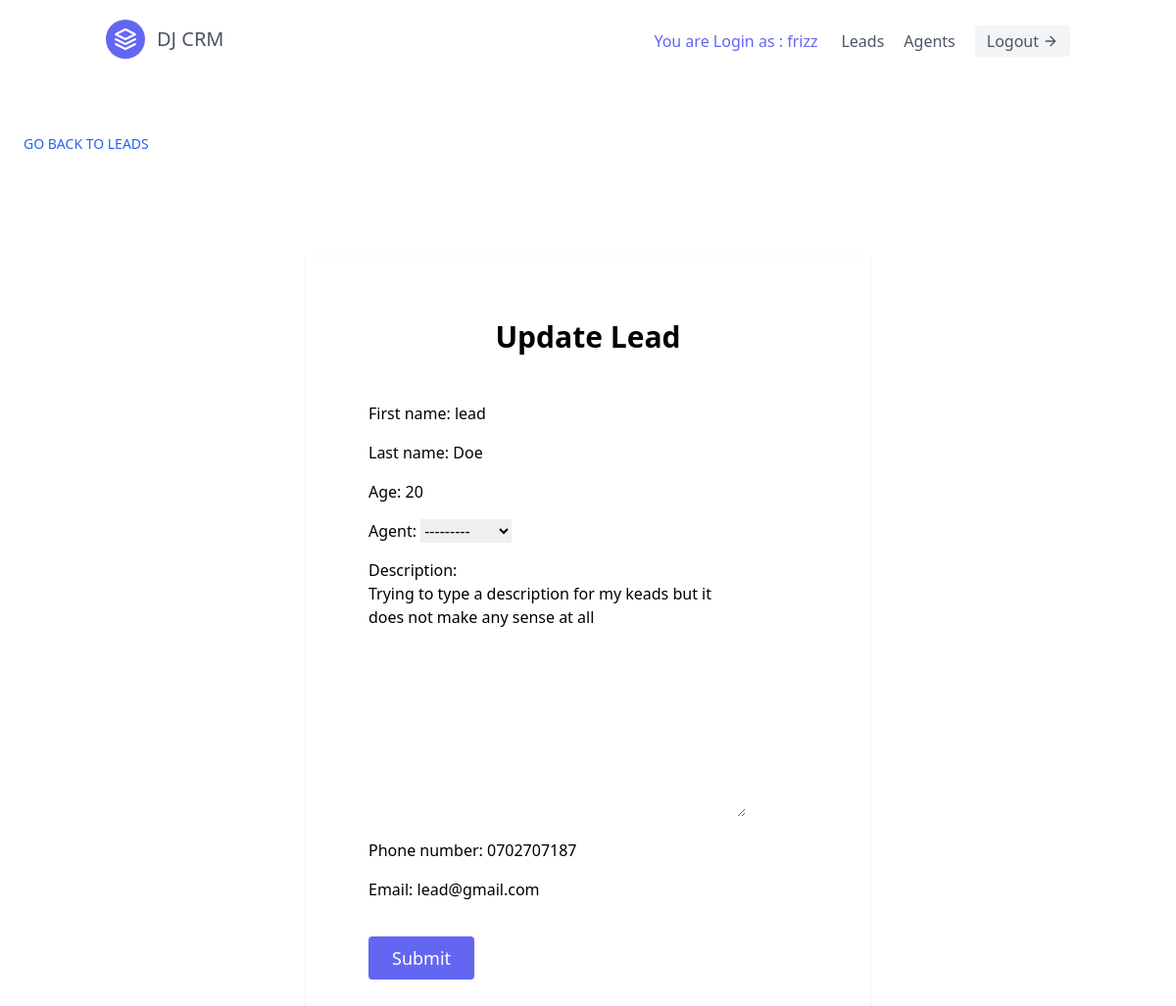
Page /leads/update/1/ (signed in) on the committed database.
### leads/models.py (models this page shows, shortened)
class User(AbstractUser):
    is_agent = models.BooleanField(default=False)
    is_organiser = models.BooleanField(default=True)

class Lead(models.Model):
    first_name = models.CharField(max_length=20)
    last_name = models.CharField(max_length=20)
    age = models.IntegerField(default=0)
    organisation = models.ForeignKey(UserProfile, on_delete=models.CASCADE)
    agent = models.ForeignKey(
        'Agent', blank=True, null=True, on_delete=models.SET_NULL)
    category = models.ForeignKey(
        'Category', related_name='leads', on_delete=models.SET_NULL, blank=True, null=True)
    description = models.TextField()
    date_added = models.DateTimeField(auto_now_add=True)
    phone_number = models.CharField(max_length=20)
    email = models.EmailField()

### leads/views.py (the view, shortened to what this page needs)
# urls.py: path('update/<str:pk>/', views.Leads_Update_View.as_view(), name='update'),
class Leads_Update_View(LoginRequiredMixin, UpdateView):
    template_name = 'lead_update.html'
    form_class = LeadForm
    context_object_name = 'lead'
    def get_queryset(self):
        user = self.request.user
        if user.is_organiser:
            queryset = Lead.objects.filter(organisation=user.userprofile)
        else:
            queryset = Lead.objects.filter(
                organisation=user.agent.organisation)
            queryset = Lead.objects.filter(agent__user=user)
        return queryset

### leads/forms.py
class LeadForm(forms.ModelForm):
    class Meta:
        model = Lead
        fields = ['first_name', 'last_name', 'age', 'agent',
                  'description', 'phone_number', 'email']

### leads/models.py (called while the page is built)
    def __str__(self):
        return self.user.username

### leads/templates/lead_update.html (shortened to what this page needs)
{% extends './base.html' %}
{% load tailwind_filters %}
{% block content %}
<a href="{% url 'leads:leads' %}"
    class="inline-block px-6 py-2.5 bg-transparent text-blue-600 font-medium text-sm leading-tight uppercase rounded hover:bg-gray-100 focus:text-blue-700 focus:bg-gray-100 focus:outline-none focus:ring-0 active:bg-gray-200 active:text-blue-800 transition duration-300 ease-in-out mt-12">Go
    back to leads</a>
<section class="mx-auto max-w-xl px-4 py-16 sm:px-6 lg:px-8 shadow my-24">
    <h1 class="text-2xl font-bold sm:text-3xl text-center mb-12">Update Lead</h1>
    <form action="" method="post" class="mx-auto mt-8 mb-0 max-w-md space-y-4">
        {{form|crispy}}
        <section>
            <button type="submit"
                class="inline-flex text-white bg-indigo-500 border-0 py-2 px-6 focus:outline-none hover:bg-indigo-600 rounded text-lg mt-5">Submit</button>
        </section>
    </form>
</section>
{% endblock%}

### templates/navbar.html (shortened to what this page needs)
<header class="text-gray-600 body-font">
  <div class="container mx-auto flex flex-wrap p-5 flex-col md:flex-row items-center">
    <a class="flex title-font font-medium items-center text-gray-900 mb-4 md:mb-0">
      <svg xmlns="http://www.w3.org/2000/svg" fill="none" stroke="currentColor" stroke-linecap="round"
        stroke-linejoin="round" stroke-width="2" class="w-10 h-10 text-white p-2 bg-indigo-500 rounded-full"
        viewBox="0 0 24 24">
        <path d="M12 2L2 7l10 5 10-5-10-5zM2 17l10 5 10-5M2 12l10 5 10-5"></path>
      </svg>
      <a href="{% url 'home' %}" class="ml-3 text-xl">DJ CRM</a>
    </a>
    <nav class="md:ml-auto flex flex-wrap items-center text-base justify-center sm:mt-4 md:mt-1">
      {% if request.user.is_authenticated %}
      <section class="flex flex-wrap items-center text-base justify-center mt-4 md:mt-0">
        <h1 class="mr-6 text-indigo-500 ">You are Login as : {{request.user.username}}</h1>
        <a href="{% url 'leads:leads'%}" class="mr-5 hover:text-gray-900">Leads</a>
        {% if request.user.is_organiser %}
        <a href="{% url 'agents:agents_list'%}" class="mr-5 hover:text-gray-900">Agents</a>
        {% endif %}
        <a href="{% url 'logout'%}"
          class="inline-flex items-center bg-gray-100 border-0 py-1 px-3 focus:outline-none hover:bg-gray-200 rounded text-base">
          Logout
          <svg fill="none" stroke="currentColor" stroke-linecap="round" stroke-linejoin="round" stroke-width="2"
            class="w-4 h-4 ml-1" viewBox="0 0 24 24">
            <path d="M5 12h14M12 5l7 7-7 7"></path>
          </svg>
        </a>
      </section>
      {% endif %}
    </nav>
  </div>
</header>

### rows in the picture
User: user.username "frizz"
Lead: first_name "lead", last_name "Doe", age "20", agent "---------", description "Trying to type a description for my keads but it does not make any sense at all", phone_number "0702707187", email "lead@gmail.com"
